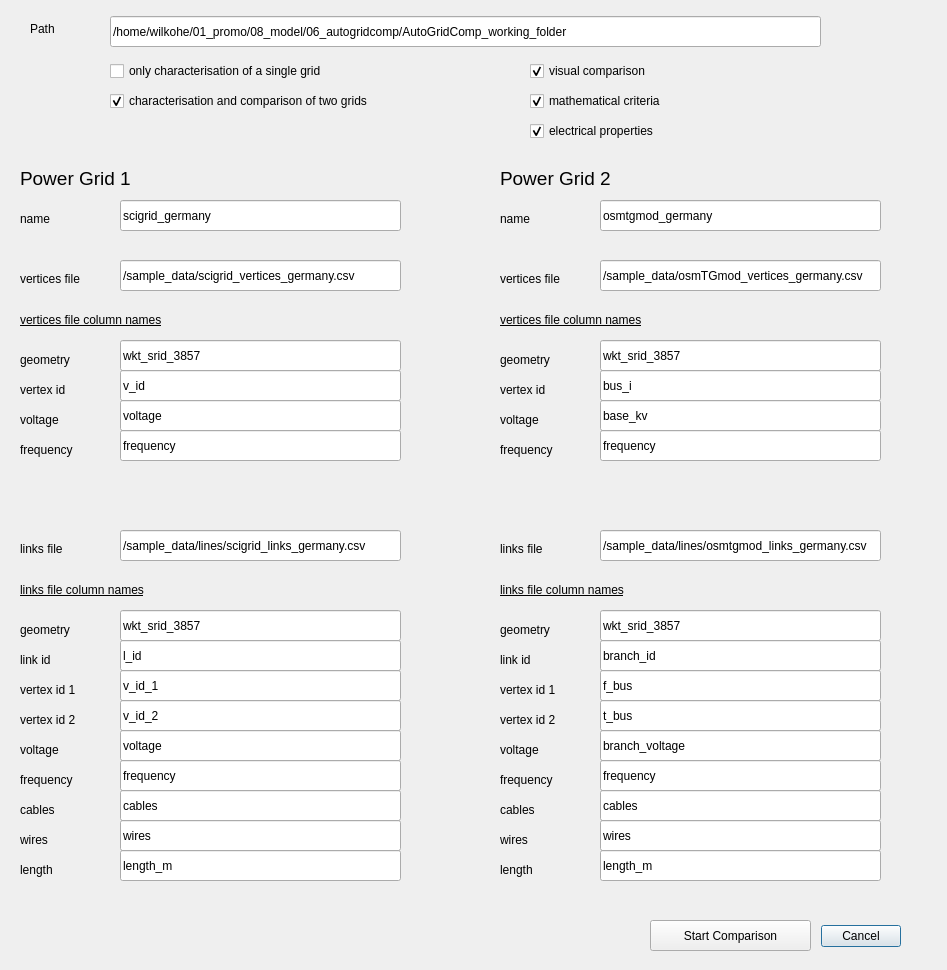
<?xml version="1.0" encoding="UTF-8"?>
<ui version="4.0">
 <class>AutoGridCompDialogBase</class>
 <widget class="QDialog" name="AutoGridCompDialogBase">
  <property name="geometry">
   <rect>
    <x>0</x>
    <y>0</y>
    <width>947</width>
    <height>970</height>
   </rect>
  </property>
  <property name="windowTitle">
   <string>AutoGridComp</string>
  </property>
  <widget class="QDialogButtonBox" name="button_box">
   <property name="geometry">
    <rect>
     <x>560</x>
     <y>920</y>
     <width>341</width>
     <height>32</height>
    </rect>
   </property>
   <property name="orientation">
    <enum>Qt::Horizontal</enum>
   </property>
   <property name="standardButtons">
    <set>QDialogButtonBox::Cancel</set>
   </property>
  </widget>
  <widget class="QPushButton" name="button_start_comparison">
   <property name="geometry">
    <rect>
     <x>650</x>
     <y>920</y>
     <width>161</width>
     <height>31</height>
    </rect>
   </property>
   <property name="text">
    <string>Start Comparison</string>
   </property>
  </widget>
  <widget class="QLineEdit" name="lineEdit_000_path">
   <property name="geometry">
    <rect>
     <x>110</x>
     <y>16</y>
     <width>711</width>
     <height>31</height>
    </rect>
   </property>
   <property name="text">
    <string>/home/wilkohe/01_promo/08_model/06_autogridcomp/AutoGridComp_working_folder</string>
   </property>
  </widget>
  <widget class="QLabel" name="label">
   <property name="geometry">
    <rect>
     <x>30</x>
     <y>20</y>
     <width>66</width>
     <height>17</height>
    </rect>
   </property>
   <property name="text">
    <string>Path</string>
   </property>
  </widget>
  <widget class="QLineEdit" name="lineEdit_101_v_file">
   <property name="geometry">
    <rect>
     <x>120</x>
     <y>260</y>
     <width>281</width>
     <height>31</height>
    </rect>
   </property>
   <property name="text">
    <string>/sample_data/scigrid_vertices_germany.csv</string>
   </property>
  </widget>
  <widget class="QLabel" name="label_2">
   <property name="geometry">
    <rect>
     <x>20</x>
     <y>170</y>
     <width>131</width>
     <height>17</height>
    </rect>
   </property>
   <property name="font">
    <font>
     <pointsize>14</pointsize>
    </font>
   </property>
   <property name="text">
    <string>Power Grid 1 </string>
   </property>
  </widget>
  <widget class="QLabel" name="label_3">
   <property name="geometry">
    <rect>
     <x>20</x>
     <y>270</y>
     <width>91</width>
     <height>17</height>
    </rect>
   </property>
   <property name="text">
    <string>vertices file</string>
   </property>
  </widget>
  <widget class="QCheckBox" name="checkBox_4_mathematical">
   <property name="geometry">
    <rect>
     <x>530</x>
     <y>90</y>
     <width>221</width>
     <height>22</height>
    </rect>
   </property>
   <property name="text">
    <string>mathematical criteria</string>
   </property>
   <property name="checked">
    <bool>true</bool>
   </property>
  </widget>
  <widget class="QCheckBox" name="checkBox_3_visual">
   <property name="geometry">
    <rect>
     <x>530</x>
     <y>60</y>
     <width>221</width>
     <height>22</height>
    </rect>
   </property>
   <property name="text">
    <string>visual comparison</string>
   </property>
   <property name="checked">
    <bool>true</bool>
   </property>
  </widget>
  <widget class="QCheckBox" name="checkBox_5_electrical">
   <property name="geometry">
    <rect>
     <x>530</x>
     <y>120</y>
     <width>281</width>
     <height>22</height>
    </rect>
   </property>
   <property name="text">
    <string>electrical properties</string>
   </property>
   <property name="checked">
    <bool>true</bool>
   </property>
  </widget>
  <widget class="QCheckBox" name="checkBox_1_only_charac_single">
   <property name="geometry">
    <rect>
     <x>110</x>
     <y>60</y>
     <width>291</width>
     <height>22</height>
    </rect>
   </property>
   <property name="text">
    <string>only characterisation of a single grid</string>
   </property>
  </widget>
  <widget class="QCheckBox" name="checkBox_2_two_grids">
   <property name="geometry">
    <rect>
     <x>110</x>
     <y>90</y>
     <width>351</width>
     <height>22</height>
    </rect>
   </property>
   <property name="text">
    <string>characterisation and comparison of two grids</string>
   </property>
   <property name="checked">
    <bool>true</bool>
   </property>
  </widget>
  <widget class="QLineEdit" name="lineEdit_102_v_geo">
   <property name="geometry">
    <rect>
     <x>120</x>
     <y>340</y>
     <width>281</width>
     <height>31</height>
    </rect>
   </property>
   <property name="text">
    <string>wkt_srid_3857</string>
   </property>
  </widget>
  <widget class="QLabel" name="label_9">
   <property name="geometry">
    <rect>
     <x>20</x>
     <y>350</y>
     <width>131</width>
     <height>20</height>
    </rect>
   </property>
   <property name="text">
    <string>geometry</string>
   </property>
  </widget>
  <widget class="QLabel" name="label_16">
   <property name="geometry">
    <rect>
     <x>20</x>
     <y>310</y>
     <width>191</width>
     <height>20</height>
    </rect>
   </property>
   <property name="font">
    <font>
     <underline>true</underline>
    </font>
   </property>
   <property name="text">
    <string>vertices file column names</string>
   </property>
  </widget>
  <widget class="QLineEdit" name="lineEdit_103_v_vertex">
   <property name="geometry">
    <rect>
     <x>120</x>
     <y>370</y>
     <width>281</width>
     <height>31</height>
    </rect>
   </property>
   <property name="text">
    <string>v_id</string>
   </property>
  </widget>
  <widget class="QLabel" name="label_17">
   <property name="geometry">
    <rect>
     <x>20</x>
     <y>380</y>
     <width>131</width>
     <height>20</height>
    </rect>
   </property>
   <property name="text">
    <string>vertex id</string>
   </property>
  </widget>
  <widget class="QLineEdit" name="lineEdit_104_v_voltage">
   <property name="geometry">
    <rect>
     <x>120</x>
     <y>400</y>
     <width>281</width>
     <height>31</height>
    </rect>
   </property>
   <property name="text">
    <string>voltage</string>
   </property>
  </widget>
  <widget class="QLabel" name="label_18">
   <property name="geometry">
    <rect>
     <x>20</x>
     <y>440</y>
     <width>131</width>
     <height>20</height>
    </rect>
   </property>
   <property name="text">
    <string>frequency</string>
   </property>
  </widget>
  <widget class="QLineEdit" name="lineEdit_105_v_frequency">
   <property name="geometry">
    <rect>
     <x>120</x>
     <y>430</y>
     <width>281</width>
     <height>31</height>
    </rect>
   </property>
   <property name="text">
    <string>frequency</string>
   </property>
  </widget>
  <widget class="QLabel" name="label_19">
   <property name="geometry">
    <rect>
     <x>20</x>
     <y>410</y>
     <width>131</width>
     <height>20</height>
    </rect>
   </property>
   <property name="text">
    <string>voltage</string>
   </property>
  </widget>
  <widget class="QLineEdit" name="lineEdit_107_l_geo">
   <property name="geometry">
    <rect>
     <x>120</x>
     <y>610</y>
     <width>281</width>
     <height>31</height>
    </rect>
   </property>
   <property name="text">
    <string>wkt_srid_3857</string>
   </property>
  </widget>
  <widget class="QLabel" name="label_20">
   <property name="geometry">
    <rect>
     <x>20</x>
     <y>580</y>
     <width>191</width>
     <height>20</height>
    </rect>
   </property>
   <property name="font">
    <font>
     <underline>true</underline>
    </font>
   </property>
   <property name="text">
    <string>links file column names</string>
   </property>
  </widget>
  <widget class="QLabel" name="label_21">
   <property name="geometry">
    <rect>
     <x>20</x>
     <y>680</y>
     <width>131</width>
     <height>20</height>
    </rect>
   </property>
   <property name="text">
    <string>vertex id 1</string>
   </property>
  </widget>
  <widget class="QLineEdit" name="lineEdit_110_l_voltage">
   <property name="geometry">
    <rect>
     <x>120</x>
     <y>730</y>
     <width>281</width>
     <height>31</height>
    </rect>
   </property>
   <property name="text">
    <string>voltage</string>
   </property>
  </widget>
  <widget class="QLabel" name="label_22">
   <property name="geometry">
    <rect>
     <x>20</x>
     <y>710</y>
     <width>131</width>
     <height>20</height>
    </rect>
   </property>
   <property name="text">
    <string>vertex id 2</string>
   </property>
  </widget>
  <widget class="QLineEdit" name="lineEdit_106_l_file">
   <property name="geometry">
    <rect>
     <x>120</x>
     <y>530</y>
     <width>281</width>
     <height>31</height>
    </rect>
   </property>
   <property name="text">
    <string>/sample_data/lines/scigrid_links_germany.csv</string>
   </property>
  </widget>
  <widget class="QLabel" name="label_4">
   <property name="geometry">
    <rect>
     <x>20</x>
     <y>540</y>
     <width>91</width>
     <height>17</height>
    </rect>
   </property>
   <property name="text">
    <string>links file</string>
   </property>
  </widget>
  <widget class="QLineEdit" name="lineEdit_109_l_vertex_2">
   <property name="geometry">
    <rect>
     <x>120</x>
     <y>700</y>
     <width>281</width>
     <height>31</height>
    </rect>
   </property>
   <property name="text">
    <string>v_id_2</string>
   </property>
  </widget>
  <widget class="QLineEdit" name="lineEdit_108_l_vertex_1">
   <property name="geometry">
    <rect>
     <x>120</x>
     <y>670</y>
     <width>281</width>
     <height>31</height>
    </rect>
   </property>
   <property name="text">
    <string>v_id_1</string>
   </property>
  </widget>
  <widget class="QLabel" name="label_23">
   <property name="geometry">
    <rect>
     <x>20</x>
     <y>620</y>
     <width>131</width>
     <height>20</height>
    </rect>
   </property>
   <property name="text">
    <string>geometry</string>
   </property>
  </widget>
  <widget class="QLabel" name="label_24">
   <property name="geometry">
    <rect>
     <x>20</x>
     <y>740</y>
     <width>131</width>
     <height>20</height>
    </rect>
   </property>
   <property name="text">
    <string>voltage</string>
   </property>
  </widget>
  <widget class="QLineEdit" name="lineEdit_111_l_frequency">
   <property name="geometry">
    <rect>
     <x>120</x>
     <y>760</y>
     <width>281</width>
     <height>31</height>
    </rect>
   </property>
   <property name="text">
    <string>frequency</string>
   </property>
  </widget>
  <widget class="QLabel" name="label_25">
   <property name="geometry">
    <rect>
     <x>20</x>
     <y>770</y>
     <width>131</width>
     <height>20</height>
    </rect>
   </property>
   <property name="text">
    <string>frequency</string>
   </property>
  </widget>
  <widget class="QLabel" name="label_26">
   <property name="geometry">
    <rect>
     <x>20</x>
     <y>800</y>
     <width>131</width>
     <height>20</height>
    </rect>
   </property>
   <property name="text">
    <string>cables</string>
   </property>
  </widget>
  <widget class="QLineEdit" name="lineEdit_114_l_length">
   <property name="geometry">
    <rect>
     <x>120</x>
     <y>850</y>
     <width>281</width>
     <height>31</height>
    </rect>
   </property>
   <property name="text">
    <string>length_m</string>
   </property>
  </widget>
  <widget class="QLabel" name="label_27">
   <property name="geometry">
    <rect>
     <x>20</x>
     <y>830</y>
     <width>131</width>
     <height>20</height>
    </rect>
   </property>
   <property name="text">
    <string>wires</string>
   </property>
  </widget>
  <widget class="QLineEdit" name="lineEdit_113_l_wires">
   <property name="geometry">
    <rect>
     <x>120</x>
     <y>820</y>
     <width>281</width>
     <height>31</height>
    </rect>
   </property>
   <property name="text">
    <string>wires</string>
   </property>
  </widget>
  <widget class="QLineEdit" name="lineEdit_112_l_cables">
   <property name="geometry">
    <rect>
     <x>120</x>
     <y>790</y>
     <width>281</width>
     <height>31</height>
    </rect>
   </property>
   <property name="text">
    <string>cables</string>
   </property>
  </widget>
  <widget class="QLabel" name="label_28">
   <property name="geometry">
    <rect>
     <x>20</x>
     <y>860</y>
     <width>131</width>
     <height>20</height>
    </rect>
   </property>
   <property name="text">
    <string>length</string>
   </property>
  </widget>
  <widget class="QLabel" name="label_29">
   <property name="geometry">
    <rect>
     <x>500</x>
     <y>800</y>
     <width>131</width>
     <height>20</height>
    </rect>
   </property>
   <property name="text">
    <string>cables</string>
   </property>
  </widget>
  <widget class="QLineEdit" name="lineEdit_203_v_vertex">
   <property name="geometry">
    <rect>
     <x>600</x>
     <y>370</y>
     <width>281</width>
     <height>31</height>
    </rect>
   </property>
   <property name="text">
    <string>bus_i</string>
   </property>
  </widget>
  <widget class="QLabel" name="label_30">
   <property name="geometry">
    <rect>
     <x>500</x>
     <y>620</y>
     <width>131</width>
     <height>20</height>
    </rect>
   </property>
   <property name="text">
    <string>geometry</string>
   </property>
  </widget>
  <widget class="QLabel" name="label_5">
   <property name="geometry">
    <rect>
     <x>500</x>
     <y>270</y>
     <width>91</width>
     <height>17</height>
    </rect>
   </property>
   <property name="text">
    <string>vertices file</string>
   </property>
  </widget>
  <widget class="QLineEdit" name="lineEdit_214_l_length">
   <property name="geometry">
    <rect>
     <x>600</x>
     <y>850</y>
     <width>281</width>
     <height>31</height>
    </rect>
   </property>
   <property name="text">
    <string>length_m</string>
   </property>
  </widget>
  <widget class="QLineEdit" name="lineEdit_213_l_wires">
   <property name="geometry">
    <rect>
     <x>600</x>
     <y>820</y>
     <width>281</width>
     <height>31</height>
    </rect>
   </property>
   <property name="text">
    <string>wires</string>
   </property>
  </widget>
  <widget class="QLineEdit" name="lineEdit_201_v_file">
   <property name="geometry">
    <rect>
     <x>600</x>
     <y>260</y>
     <width>281</width>
     <height>31</height>
    </rect>
   </property>
   <property name="text">
    <string>/sample_data/osmTGmod_vertices_germany.csv</string>
   </property>
  </widget>
  <widget class="QLabel" name="label_10">
   <property name="geometry">
    <rect>
     <x>500</x>
     <y>350</y>
     <width>131</width>
     <height>20</height>
    </rect>
   </property>
   <property name="text">
    <string>geometry</string>
   </property>
  </widget>
  <widget class="QLabel" name="label_31">
   <property name="geometry">
    <rect>
     <x>500</x>
     <y>380</y>
     <width>131</width>
     <height>20</height>
    </rect>
   </property>
   <property name="text">
    <string>vertex id</string>
   </property>
  </widget>
  <widget class="QLabel" name="label_6">
   <property name="geometry">
    <rect>
     <x>500</x>
     <y>170</y>
     <width>131</width>
     <height>17</height>
    </rect>
   </property>
   <property name="font">
    <font>
     <pointsize>14</pointsize>
    </font>
   </property>
   <property name="text">
    <string>Power Grid 2 </string>
   </property>
  </widget>
  <widget class="QLabel" name="label_32">
   <property name="geometry">
    <rect>
     <x>500</x>
     <y>410</y>
     <width>131</width>
     <height>20</height>
    </rect>
   </property>
   <property name="text">
    <string>voltage</string>
   </property>
  </widget>
  <widget class="QLineEdit" name="lineEdit_207_l_geo">
   <property name="geometry">
    <rect>
     <x>600</x>
     <y>610</y>
     <width>281</width>
     <height>31</height>
    </rect>
   </property>
   <property name="text">
    <string>wkt_srid_3857</string>
   </property>
  </widget>
  <widget class="QLineEdit" name="lineEdit_210_l_voltage">
   <property name="geometry">
    <rect>
     <x>600</x>
     <y>730</y>
     <width>281</width>
     <height>31</height>
    </rect>
   </property>
   <property name="text">
    <string>branch_voltage</string>
   </property>
  </widget>
  <widget class="QLabel" name="label_33">
   <property name="geometry">
    <rect>
     <x>500</x>
     <y>770</y>
     <width>131</width>
     <height>20</height>
    </rect>
   </property>
   <property name="text">
    <string>frequency</string>
   </property>
  </widget>
  <widget class="QLineEdit" name="lineEdit_202_v_geo">
   <property name="geometry">
    <rect>
     <x>600</x>
     <y>340</y>
     <width>281</width>
     <height>31</height>
    </rect>
   </property>
   <property name="text">
    <string>wkt_srid_3857</string>
   </property>
  </widget>
  <widget class="QLabel" name="label_34">
   <property name="geometry">
    <rect>
     <x>500</x>
     <y>740</y>
     <width>131</width>
     <height>20</height>
    </rect>
   </property>
   <property name="text">
    <string>voltage</string>
   </property>
  </widget>
  <widget class="QLabel" name="label_35">
   <property name="geometry">
    <rect>
     <x>500</x>
     <y>310</y>
     <width>191</width>
     <height>20</height>
    </rect>
   </property>
   <property name="font">
    <font>
     <underline>true</underline>
    </font>
   </property>
   <property name="text">
    <string>vertices file column names</string>
   </property>
  </widget>
  <widget class="QLineEdit" name="lineEdit_208_l_vertex_1">
   <property name="geometry">
    <rect>
     <x>600</x>
     <y>670</y>
     <width>281</width>
     <height>31</height>
    </rect>
   </property>
   <property name="text">
    <string>f_bus</string>
   </property>
  </widget>
  <widget class="QLabel" name="label_36">
   <property name="geometry">
    <rect>
     <x>500</x>
     <y>680</y>
     <width>131</width>
     <height>20</height>
    </rect>
   </property>
   <property name="text">
    <string>vertex id 1</string>
   </property>
  </widget>
  <widget class="QLabel" name="label_37">
   <property name="geometry">
    <rect>
     <x>500</x>
     <y>440</y>
     <width>131</width>
     <height>20</height>
    </rect>
   </property>
   <property name="text">
    <string>frequency</string>
   </property>
  </widget>
  <widget class="QLabel" name="label_38">
   <property name="geometry">
    <rect>
     <x>500</x>
     <y>580</y>
     <width>191</width>
     <height>20</height>
    </rect>
   </property>
   <property name="font">
    <font>
     <underline>true</underline>
    </font>
   </property>
   <property name="text">
    <string>links file column names</string>
   </property>
  </widget>
  <widget class="QLabel" name="label_39">
   <property name="geometry">
    <rect>
     <x>500</x>
     <y>710</y>
     <width>131</width>
     <height>20</height>
    </rect>
   </property>
   <property name="text">
    <string>vertex id 2</string>
   </property>
  </widget>
  <widget class="QLineEdit" name="lineEdit_205_v_frequency">
   <property name="geometry">
    <rect>
     <x>600</x>
     <y>430</y>
     <width>281</width>
     <height>31</height>
    </rect>
   </property>
   <property name="text">
    <string>frequency</string>
   </property>
  </widget>
  <widget class="QLabel" name="label_40">
   <property name="geometry">
    <rect>
     <x>500</x>
     <y>830</y>
     <width>131</width>
     <height>20</height>
    </rect>
   </property>
   <property name="text">
    <string>wires</string>
   </property>
  </widget>
  <widget class="QLineEdit" name="lineEdit_204_v_voltage">
   <property name="geometry">
    <rect>
     <x>600</x>
     <y>400</y>
     <width>281</width>
     <height>31</height>
    </rect>
   </property>
   <property name="text">
    <string>base_kv</string>
   </property>
  </widget>
  <widget class="QLabel" name="label_7">
   <property name="geometry">
    <rect>
     <x>500</x>
     <y>540</y>
     <width>91</width>
     <height>17</height>
    </rect>
   </property>
   <property name="text">
    <string>links file</string>
   </property>
  </widget>
  <widget class="QLabel" name="label_41">
   <property name="geometry">
    <rect>
     <x>500</x>
     <y>860</y>
     <width>131</width>
     <height>20</height>
    </rect>
   </property>
   <property name="text">
    <string>length</string>
   </property>
  </widget>
  <widget class="QLineEdit" name="lineEdit_211_l_frequency">
   <property name="geometry">
    <rect>
     <x>600</x>
     <y>760</y>
     <width>281</width>
     <height>31</height>
    </rect>
   </property>
   <property name="text">
    <string>frequency</string>
   </property>
  </widget>
  <widget class="QLineEdit" name="lineEdit_212_l_cables">
   <property name="geometry">
    <rect>
     <x>600</x>
     <y>790</y>
     <width>281</width>
     <height>31</height>
    </rect>
   </property>
   <property name="text">
    <string>cables</string>
   </property>
  </widget>
  <widget class="QLineEdit" name="lineEdit_206_l_file">
   <property name="geometry">
    <rect>
     <x>600</x>
     <y>530</y>
     <width>281</width>
     <height>31</height>
    </rect>
   </property>
   <property name="text">
    <string>/sample_data/lines/osmtgmod_links_germany.csv</string>
   </property>
  </widget>
  <widget class="QLineEdit" name="lineEdit_209_l_vertex_2">
   <property name="geometry">
    <rect>
     <x>600</x>
     <y>700</y>
     <width>281</width>
     <height>31</height>
    </rect>
   </property>
   <property name="text">
    <string>t_bus</string>
   </property>
  </widget>
  <widget class="QLineEdit" name="lineEdit_100_v_name">
   <property name="geometry">
    <rect>
     <x>120</x>
     <y>200</y>
     <width>281</width>
     <height>31</height>
    </rect>
   </property>
   <property name="text">
    <string>scigrid_germany</string>
   </property>
  </widget>
  <widget class="QLabel" name="label_8">
   <property name="geometry">
    <rect>
     <x>20</x>
     <y>210</y>
     <width>91</width>
     <height>17</height>
    </rect>
   </property>
   <property name="text">
    <string>name</string>
   </property>
  </widget>
  <widget class="QLabel" name="label_11">
   <property name="geometry">
    <rect>
     <x>500</x>
     <y>210</y>
     <width>91</width>
     <height>17</height>
    </rect>
   </property>
   <property name="text">
    <string>name</string>
   </property>
  </widget>
  <widget class="QLineEdit" name="lineEdit_200_v_name">
   <property name="geometry">
    <rect>
     <x>600</x>
     <y>200</y>
     <width>281</width>
     <height>31</height>
    </rect>
   </property>
   <property name="text">
    <string>osmtgmod_germany</string>
   </property>
  </widget>
  <widget class="QLabel" name="label_42">
   <property name="geometry">
    <rect>
     <x>500</x>
     <y>650</y>
     <width>131</width>
     <height>20</height>
    </rect>
   </property>
   <property name="text">
    <string>link id</string>
   </property>
  </widget>
  <widget class="QLineEdit" name="lineEdit_115_l_id">
   <property name="geometry">
    <rect>
     <x>120</x>
     <y>640</y>
     <width>281</width>
     <height>31</height>
    </rect>
   </property>
   <property name="text">
    <string>l_id</string>
   </property>
  </widget>
  <widget class="QLabel" name="label_43">
   <property name="geometry">
    <rect>
     <x>20</x>
     <y>650</y>
     <width>131</width>
     <height>20</height>
    </rect>
   </property>
   <property name="text">
    <string>link id</string>
   </property>
  </widget>
  <widget class="QLineEdit" name="lineEdit_215_l_id">
   <property name="geometry">
    <rect>
     <x>600</x>
     <y>640</y>
     <width>281</width>
     <height>31</height>
    </rect>
   </property>
   <property name="text">
    <string>branch_id</string>
   </property>
  </widget>
 </widget>
 <resources/>
 <connections>
  <connection>
   <sender>button_box</sender>
   <signal>accepted()</signal>
   <receiver>AutoGridCompDialogBase</receiver>
   <slot>accept()</slot>
   <hints>
    <hint type="sourcelabel">
     <x>20</x>
     <y>20</y>
    </hint>
    <hint type="destinationlabel">
     <x>20</x>
     <y>20</y>
    </hint>
   </hints>
  </connection>
  <connection>
   <sender>button_box</sender>
   <signal>rejected()</signal>
   <receiver>AutoGridCompDialogBase</receiver>
   <slot>reject()</slot>
   <hints>
    <hint type="sourcelabel">
     <x>20</x>
     <y>20</y>
    </hint>
    <hint type="destinationlabel">
     <x>20</x>
     <y>20</y>
    </hint>
   </hints>
  </connection>
 </connections>
</ui>
